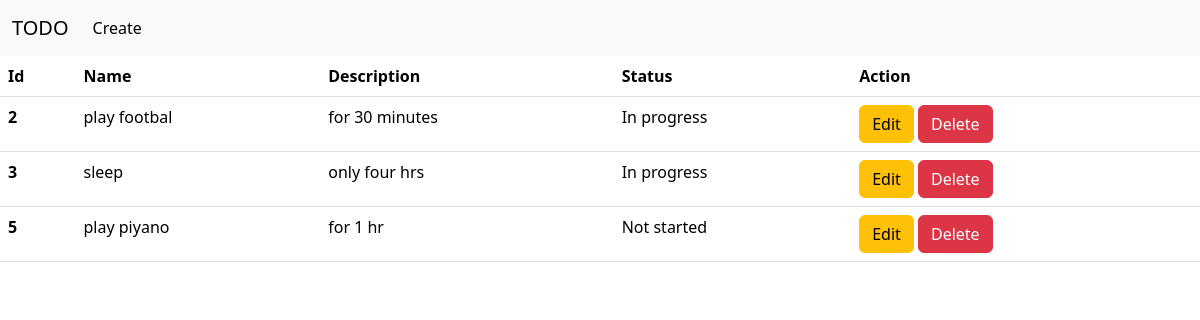
Before: / with the older database file.
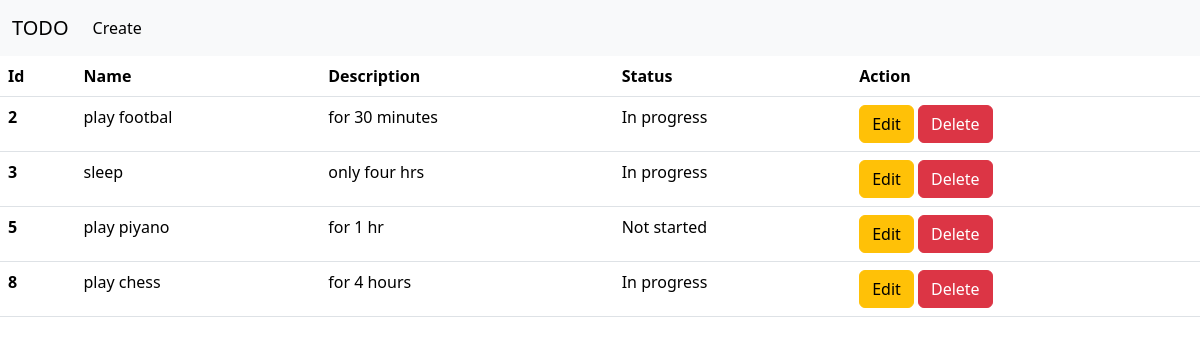
After: the same page with the newer database file.
### app1/models.py (models this page shows)
class todo(models.Model):
    name = models.CharField(max_length=50)
    description = models.TextField()
    status = models.CharField(max_length=50)

### app1/views.py (the view)
# urls.py: 2. Add a URL to urlpatterns:  path('', views.home, name='home')
def home(request):
    todo_obj = todo.objects.all()
    data = {'todos':todo_obj}
    return render(request,"index.html",context=data)

### templates/index.html (shortened to what this page needs)
<!DOCTYPE html>
<html lang="en">
<head>
    <link href="https://cdn.jsdelivr.net/npm/bootstrap@5.3.3/dist/css/bootstrap.min.css" rel="stylesheet">
</head>
<body>
    {% include 'nav.html' %}
    <table class="table">
        <thead>
          <tr>
            <th scope="col">Id</th>
            <th scope="col">Name</th>
            <th scope="col">Description</th>
            <th scope="col">Status</th>
            <th scope="col">Action</th>
          </tr>
        </thead>
        <tbody>
            {% for toodo in todos %}
                <tr>
                    <th scope="row">{{toodo.id}}</th>
                    <td>{{toodo.name}}</td>
                    <td>{{toodo.description}}</td>
                    <td>{{toodo.status}}</td>
                    <td><a href="{% url 'edit' pk=toodo.id %}"><button type="button" class="btn btn-warning">Edit</button></a></button> <a href="{% url 'delete' pk=toodo.id %}"><button type="button" class="btn btn-danger">Delete</button></a></td>
                </tr>
            {% endfor %}
        </tbody>
      </table>
</body>

Changed rows visible on the page:
added todo: id "8", name "play chess", description "for 4 hours", status "In progress"
